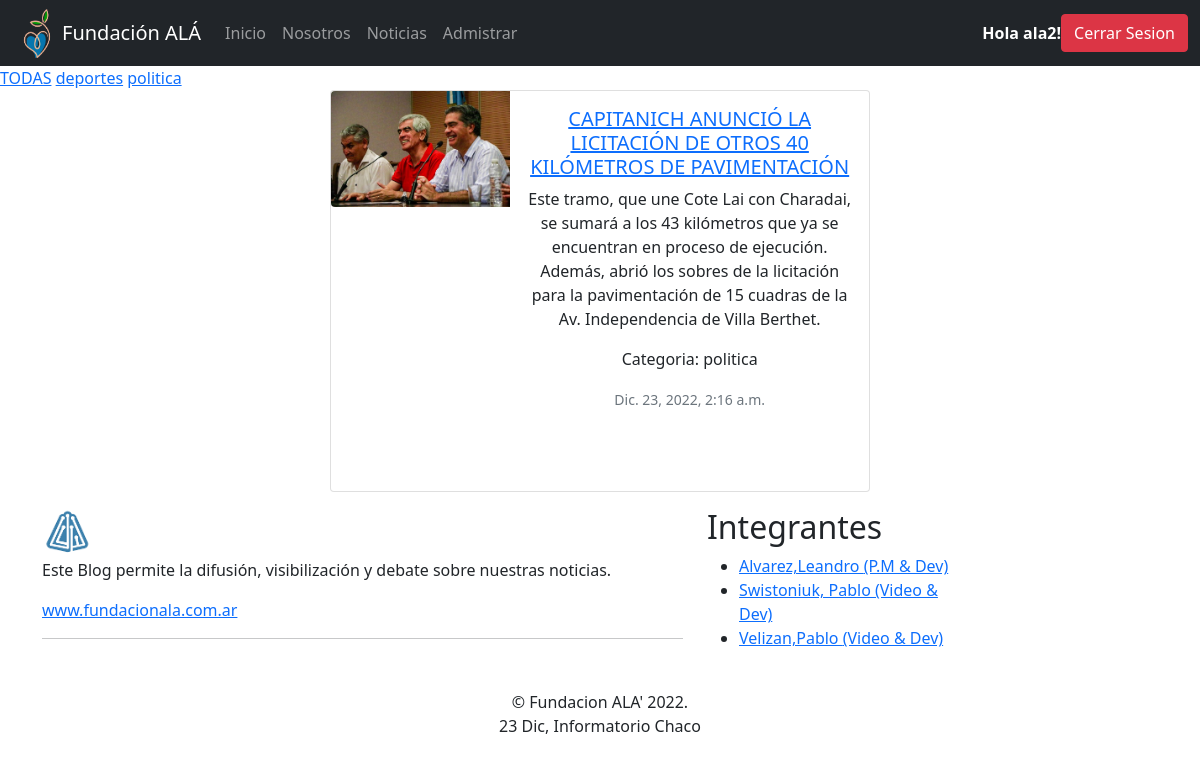
Screenshot of /Noticias/ (signed in) with the database file from the repository.
### apps/usuarios/models.py (models this page shows)
class Usuario(AbstractUser):
	pass

### apps/noticias/models.py (models this page shows, shortened)
class Categoria(models.Model):
	nombre = models.CharField(max_length = 60)
	def __str__(self):
		return self.nombre

class Noticia(models.Model):
	titulo = models.CharField(max_length = 150)
	cuerpo = models.TextField()
	imagen = models.ImageField(upload_to = 'noticias')
	categoria_noticia = models.ForeignKey(Categoria, on_delete = models.CASCADE)
	fecha = models.DateTimeField(auto_now_add=True)

### apps/noticias/views.py (the view)
# urls.py: path('', views.Listar_Noticias, name = 'listar'),
def Listar_Noticias(request):
	contexto = {}
	id_categoria = request.GET.get('id',None)
	if id_categoria:
		n = Noticia.objects.filter(categoria_noticia = id_categoria)
	else:
		n = Noticia.objects.all() #RETORNA UNA LISTA DE OBJETOS
	contexto['noticias'] = n
	cat = Categoria.objects.all().order_by('nombre')
	contexto['categorias'] = cat
	return render(request, 'noticias/listar.html', contexto)

### templates/noticias/listar.html (shortened to what this page needs)
{% extends 'base.html' %}
{% load static %}
{% block contenido %}
	<div class="submenu">
		<a href="{% url 'noticias:listar' %}">TODAS</a>
		{% for cat in categorias %}
			<a href="?id={{cat.pk}}">{{cat.nombre}}</a>
		{% endfor %}
	</div>
	{% for noti in noticias %}
	<center>
	  <div class="card mb-3" style="max-width: 540px;">
		<div class="row g-0">
		  <div class="col-md-4">
			<img src="{{noti.imagen.url}}" class="img-fluid rounded-start" alt="imagen-noticia">
		  </div>
		  <div class="col-md-8">
			<div class="card-body">
			  <h5 class="card-title"><a href="{% url 'noticias:detalle' noti.pk %}">{{noti.titulo}}</a></h5>
			  <p class="card-text"> {{noti.cuerpo}}</p>
			  <p>Categoria: {{noti.categoria_noticia}}</p>
			  <p class="card-text"><small class="text-muted">{{noti.fecha}}</small></p>
			  <br><br>
			</div>
		  </div>
		</div>
	  </div>
	</center>
	{% endfor %}
{% endblock contenido %}

### templates/base.html (shortened to what this page needs)
{% load static %}
<!DOCTYPE html>
<html lang="es">
<head>
    <link  href="https://cdn.jsdelivr.net/npm/bootstrap@5.0.2/dist/css/bootstrap.min.css" rel="stylesheet">
	<link rel="stylesheet" href="../static/css/main.css">
</head>
<body class="contenedor">
	<nav class="navbar navbar-expand-lg navbar-dark bg-dark"  >
		<div class="container-fluid">
			<img class="logo" src="{% static '../static/img/logo-ala.png'%}" alt="" width="50" height="50">
		  <a class="navbar-brand" href="{% url 'home' %}">Fundación ALÁ</a>
		  <div class="collapse navbar-collapse" id="navbarScroll">
			<ul class="navbar-nav me-auto my-2 my-lg-0 navbar-nav-scroll" style="--bs-scroll-height: 100px;">
			  <li class="nav-item">
				<a class="nav-link " aria-current="page" href="{% url 'home' %}">Inicio</a>
			  </li>
			  <li class="nav-item">
				<a class="nav-link" href="{% url 'nosotros' %}">Nosotros</a>
			  </li>
			  <li class="nav-item">
				<a class="nav-link " href="{% url 'noticias:listar' %}" tabindex="-1" aria-disabled="true">Noticias</a>
			  </li>
			  <li class="nav-item">
				<a class="nav-link " aria-current="page" href="{% url 'admin:login' %}">Admistrar</a>
			  </li>
			</ul>
		  </div>
		  {% if user.is_authenticated %}
			<strong style="color: white" >Hola {{ user.username }}!</strong>
			<a href="{% url 'logout' %}"><button type="button" class="btn btn-danger">Cerrar Sesion</button></a>
		{% else %}
		  	<div>
				  <a href="{% url 'login' %}"> <button type="button" class="btn btn-success">Iniciar Sesion</button></a>
				  <a href="{% url 'usuarios:registro' %}"><button type="button" class="btn btn-primary">Registrarse</button></a>
			</div>
		{% endif %}
		</div>
	  </nav>
	<div class="bloque">
	{% block contenido %}
	{% endblock contenido %}
	</div>
	<footer class="footer">
		<div class="container">
			<div class="row">
				<div class="col-lg-7">
					<div class="widget">
						<div class="footer-text text-left">
							<a href="{% url 'home' %}"><img src="{%static 'img/logo.png'%}" alt="" width="50" height="50" class="img-fluid"></a>
							<p>Este Blog permite la difusión, visibilización y debate sobre nuestras noticias.</p>
							<div class="social">
								<a href="#" data-toggle="tooltip" data-placement="bottom" title="Facebook"> www.fundacionala.com.ar</a>
							</div>
							<hr class="invis">
						</div>
					</div>
				</div>
				<div class="col-lg-3 col-md-12 col-sm-12 col-xs-12 ml-5">
					<div class="widget">
						<h2 class="widget-title">Integrantes</h2>
						<div class="link-widget">
							<ul>
								<li><a href="https://www.linkedin.com/in/leandromalvarez/" target="_blank" >Alvarez,Leandro <span>(P.M & Dev)</span> </a></li>
								<li><a href="https://www.linkedin.com/in/pablo-swistoniuk-316761120/" target="_blank" >Swistoniuk, Pablo <span>(Video & Dev)</span> </a></li>
								<li><a href="https://www.linkedin.com/in/pablo-velizan-5237a8170/" target="_blank" >Velizan,Pablo <span>(Video & Dev)</span> </a></li>
							</ul>
						</div>
					</div>
				</div>
			</div>
			<div class="row">
				<div class="col-md-12 text-center">
					<br>
					<div class="copyright">&copy; Fundacion ALA' {% now "Y" %}. <br> {% now "d M" %}, Informatorio Chaco</div>
				</div>
			</div>
		</div>
	</footer>
</body>
</html>

### static/css/main.css (style rules this page uses)
.bg-dark { background-color: blue; }

### rows the page displays
Usuario: username "ala2"
Categoria: nombre "deportes"
Categoria: nombre "politica"
Noticia: imagen (picture), titulo "CAPITANICH ANUNCIÓ LA LICITACIÓN DE OTROS 40 KILÓMETROS DE PAVIMENTACIÓN", cuerpo "Este tramo, que une Cote Lai con Charadai, se sumará a los 43 kilómetros que ya se encuentran en proceso de ejecución. Además, abrió los sobres de la licitación para la pavimentación de 15 cuadras de la Av. Independencia de Villa Berthet.", categoria_noticia "politica", fecha "Dic. 23, 2022, 2:16 a.m."
